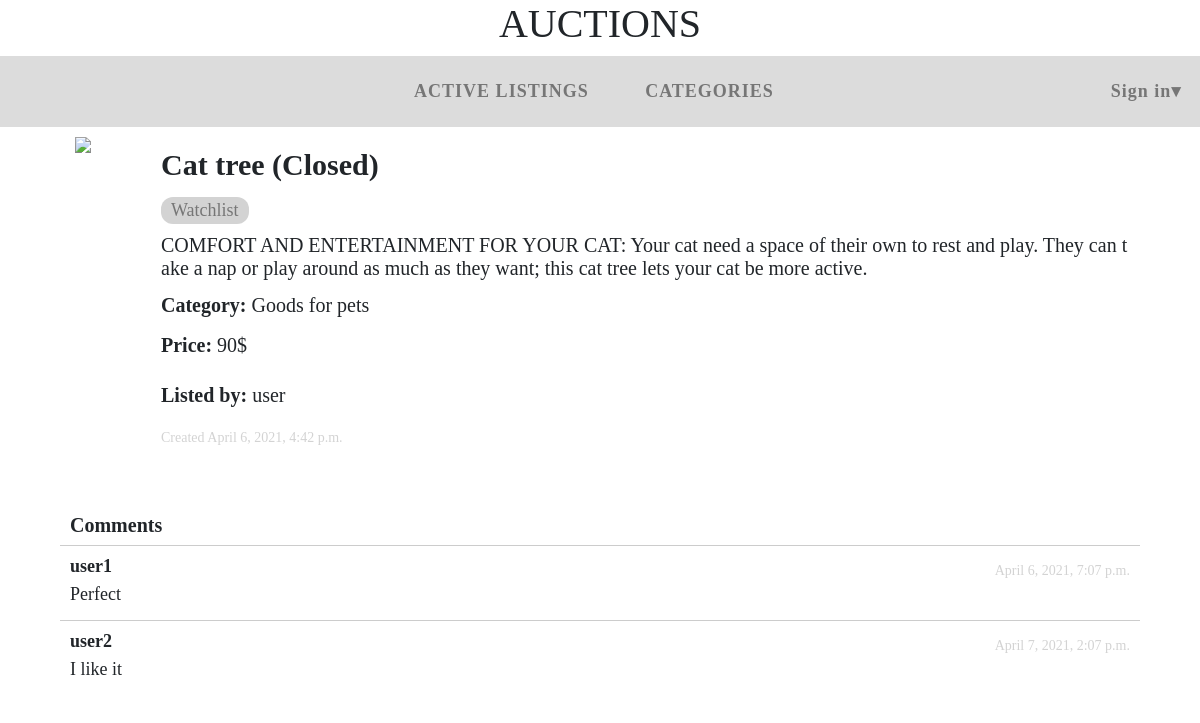
Screenshot of /listing/7 with the database file from the repository.
### auctions/models.py (models this page shows)
class Listing(models.Model):
    name=models.CharField(max_length=64)
    price=models.IntegerField()
    bid=models.OneToOneField(Bid, on_delete=models.CASCADE, blank=True, null=True)
    create=models.DateTimeField(default=now, editable=False)
    description=models.CharField(max_length=500)
    category=models.ForeignKey(Category, on_delete=models.CASCADE)
    image=models.URLField(max_length=10000)
    watchlist = models.ManyToManyField(User, blank=True, related_name="listings")
    owner=models.ForeignKey(User, on_delete=models.CASCADE, related_name="owner")
    winner=models.ForeignKey(User, on_delete=models.CASCADE, blank=True, null=True)
    isClosed=models.BooleanField(default=False)

class Category(models.Model):
    name=models.CharField(max_length=64, unique=True)

class User(AbstractUser):
    pass

class Comment(models.Model):
    comment=models.CharField(max_length=250)
    owner=models.ForeignKey(User, on_delete=models.CASCADE)
    create=models.DateTimeField(default=now, editable=False)
    listing = models.ForeignKey(Listing, on_delete=models.CASCADE)

### auctions/views.py (the view, shortened to what this page needs)
# urls.py: path("listing/<int:id>", views.listing, name="listing")
def listing(request, id):
    listing=Listing.objects.get(id=id)
    user=request.user
    watchlist = False
    users = listing.watchlist.all()
    if user in users:
        watchlist=True
    closeBtn=False
    if listing.owner == user and listing.isClosed==False:
        closeBtn=True
    comments=Comment.objects.filter(listing=listing)
    new_comment= CommentForm(prefix="comment")
    if listing.winner==user:
        return render(request, "auctions/listing.html",{
        "listing": listing, "watchlist": watchlist,
        "message": "You are winner", "comments": comments, "new_comment": new_comment
        })
    new_bid=BidForm( prefix="bid")
    return render(request, "auctions/listing.html",{
        "listing": listing, "watchlist": watchlist,
        "bid": new_bid, "closeBtn": closeBtn, "comments": comments,
        "new_comment": new_comment
        })

### auctions/views.py
class BidForm(forms.Form):
    bid=forms.IntegerField(label=False,widget=forms.NumberInput(attrs={'placeholder': 'Bid'}))

class CommentForm(forms.Form):
    comment=forms.CharField(label=False,widget=forms.Textarea(attrs={'placeholder': 'Your comment', "rows":6, "cols":100}))

### auctions/templates/auctions/listing.html (shortened to what this page needs)
{% extends "auctions/layout.html" %}
{% block body %}
<div class="contentListing">
    <img src="{{listing.image}}" id="image_listing">
    <div class="textListing">
        <div class="item">
            <div class="name">{{listing.name}}</div>
        </div>
         <div class="item">
            <div id="buttons">
                {% if watchlist %}
                <form action="{% url 'watchlist' id=listing.id action="remove" %}">
                    <input class="btn_listing" type="submit" value="Remove Watchlist">
                </form>
                {% else %}
                 <form action="{% url 'watchlist' id=listing.id action="add" %}">
                    <input class="btn_listing" type="submit" value="Watchlist">
                </form>
                 {% endif %}
            </div>
         </div>
        <div class="item">
            <div class="fullDescription">{{listing.description}}</div>
        </div>
        <div class="item">
            <div class="label">Category:</div>
            <div class="about">{{listing.category.name}}</div>
        </div>
        <div class="item">
            <div class="label">Price:</div>
            <div class="about">{{listing.price}}$</div>
        </div>
        <div class="item">
            <div class="label">Listed by:</div>
            <div class="about">{{listing.owner}}</div>
        </div>
        <div class="item">
            <div class="create">Created {{listing.create}}</div>
        </div>
    </div>
</div>
<div class="comment_section">
    <h5>Comments</h5>
    {% for comment in comments %}
    <div class="comment">
        <div class="comment_header">
            <div class="comment_item">
                <div class="comment_owner">{{comment.owner}}</div>
            </div>
            <div class="comment_item">
                <div class="create">{{comment.create}}</div>
            </div>
        </div>
        <div class="comment_item">{{comment.comment}}</div>
    </div>
    {% endfor %}
</div>
{% endblock %}

### auctions/static/auctions/styles.css (style rules this page uses)
body { padding: 0px; font-family: 'Snell Roundhand'; font-size: 18px; }
.contentListing { display: flex; flex-direction: row; margin-left: 60px; margin-right: 60px; }
.textListing { display: flex; flex-direction: column; margin-left: 50px; }
.item { display: flex; flex-direction:row; margin: 5px; }
.name { font-size: 30px; font-weight: bold; }
.label { font-size: 20px; margin-right: 5px; font-weight: bold; }
.fullDescription { font-size: 20px; word-break: break-all; line-height: normal; }
.about { font-size: 20px; }
.create { color: lightgrey; font-size: 14px; padding-top: 7px; }
#image_listing { padding-left: 15px; padding-right: 15px; max-width: 500px; }
#buttons { display: flex; flex-direction:row; }
.btn_listing { margin-right: 10px; border-radius: 12px; transition-duration: 0.4s; padding: 0px 10px; background-color: lightgrey; color: #767676; border:none }
.comment_section { margin: 60px; }
h5 { margin-left: 10px; font-weight: bold; }
.comment { border-top : 1px solid #ccc; display: flex; flex-direction: column; padding: 10px; }
.comment_item { margin-bottom: 5px; word-break: break-all; line-height: normal; }
.comment_header { display: flex; flex-direction: row; justify-content: space-between; }
.comment_owner { font-weight: bold; }

### rows the page displays
Listing: name "Cat tree (Closed)", description "COMFORT AND ENTERTAINMENT FOR YOUR CAT: Your cat need a space of their own to rest and play. They can take a nap or play around as much as they want; this cat tree lets your cat be more active.", category.name "Goods for pets", price "90", owner "user", create "April 6, 2021, 4:42 p.m."
Comment: owner "user1", create "April 6, 2021, 7:07 p.m.", comment "Perfect"
Comment: owner "user2", create "April 7, 2021, 2:07 p.m.", comment "I like it"
